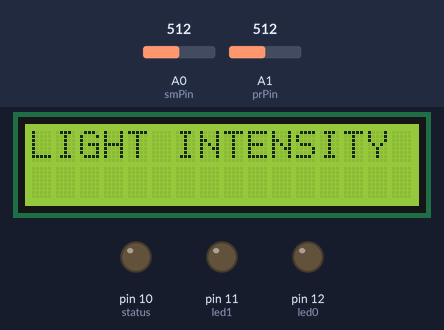
Recording of a sketch running on a simulated Arduino Uno, built with avr-gcc and run on an emulated ATmega328P. On the bench: 16×2 character LCD, output pins drawn as LEDs (lit = HIGH). The inputs (shaded band) are chosen by the test bench; at power-on: A0 (smPin) = 512, A1 (prPin) = 512.

Above: at 2.1 s.
At 12.1 s:
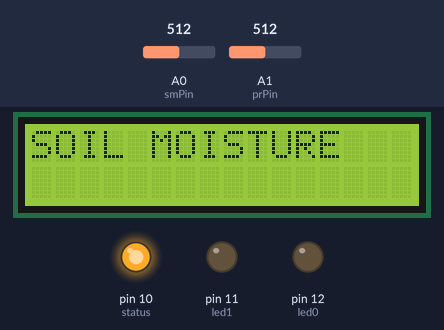
At 19.1 s:
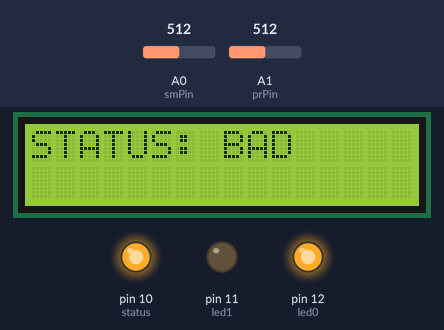
At 38.2 s:
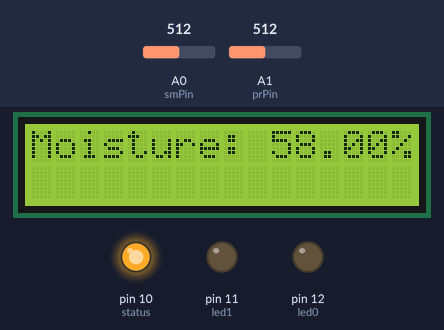
Timing chart, 0 to 39.7 s (numbered marks = the images above):
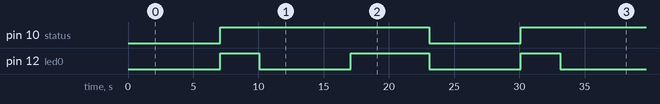

The sketch:

final_project1.ino
```cpp
//Tomato crop
//Loamy Soil -> 12.5% 27% soil moisture (ideal)
//https://support.spruceirrigation.com/knowledge-base/what-is-my-target-moisture-level/

#include <LiquidCrystal.h>
#define resistor 10000

LiquidCrystal lcd(1, 2, 4, 5, 6, 7); // Calling LCD object for related input pins

//Variables_/

//Pins
int smPin = A0;			//Analog pin connected to soil moisture sensor
const int dcPin = 13;	//Digital pin connected to DC motor
int prPin = A1;			//Analog pin connected to Photoresistor
int led0 = 12;			//Digital pin connected to red LED
int led1 = 11;			//Digital pin connected to blue LED
int status = 10;		//Digital pin connected to green LED

//Moisture Increase Parameters
long dcStart = 0;					// Motor start time;
const long moistIncreaseInt = 1000;	// Interval for moisture increase (in ms)
float percIncrease = 0.83;			// Percentage increase in moisture

//Moisture Thresholds
const float minMoisture = 12.5;   // Minimum acceptable moisture percentage
const float maxMoisture = 25;     // Maximum acceptable moisture percentage

//Threshold
const float minLux = 780.0;  //Minimum acceptable Lux

int prVal = 0; 	//Light intensity value
float perc = 0;	//Percentage value


void setup() {
  pinMode(led0, OUTPUT);	//Represents non optimal conditions
  pinMode(led1, OUTPUT);	//Represents agreeable conditions
  pinMode(status, OUTPUT);	//Represents the state of tomato plant
  lcd.begin(16, 2);			//Initialize the LCD with 16 columns and 2 rows
  pinMode(dcPin, OUTPUT);	//Set dcPin as output for controlling motor
  digitalWrite(dcPin, LOW);	//Set motor off initially
}

void loop() {
  digitalWrite(status, LOW);	//Set status LED to low
  lightIntensity();				//Call LightSensor
  soilMoisture();				//Call SoilMoisture Sensor

  //Check to see if both light and soil moisture are good...else

  if(prVal >= minLux && (perc <= maxMoisture && perc >= minMoisture)){
    lcd.print("STATUS: GOOD");	//Display message
  }
  else{
    lcd.print("STATUS: BAD");	//Display message
  }
  delay(4000);			//Hold message for 4 seconds
}


//Functions

//Monitoring Presence/Absence of Light
void lightIntensity(){
  digitalWrite(led0,LOW);					//Turn off LED 0
  digitalWrite(led1,LOW);					//Turn off LED 1
  delay(2000); 						//Delay for 2 seconds
  lcd.setCursor(0,0);
  lcd.print("LIGHT INTENSITY");				//Display message
  delay(3000); 							//Hold display for 3 seconds
  lcd.clear();							//Clear display
  prVal = analogRead(prPin);				//Read analog value from photoresistor
  lcd.setCursor(0,0);
  lcd.print("INTENSITY: "+String(prVal));	//Display intensity value on LCD
  delay(2000);					//Hold display for 2 seconds

  if(prVal >= minLux){	//If light intensity is above specified threshold
    digitalWrite(led1, HIGH);	//Turn on LED 1
    lcd.setCursor(0,1);
    lcd.print("Light? YES");	//Display Message
  }
  else{ //If light intensity is below specified threshhold
    digitalWrite(led0, HIGH);	//Turn on LED 0
    digitalWrite(status, HIGH);  //Turn on status LED
    lcd.setCursor(0,1);
    lcd.print("Light? NO");		//Display Message
    lcd.clear();			//Clear display
    lcd.setCursor(2,0);
    lcd.print("Light Source");	//Display message
    lcd.setCursor(4,1);
    lcd.print("REQUIRED");
  }
  delay(3000);	//Delay
  lcd.clear();	//Clear display
}

//Monitoring Soil Moisture
void soilMoisture(){
  digitalWrite(led0,LOW);						//Set LED0 to low
  digitalWrite(led1,LOW);						//Set LED1 to low
  delay(2000); 							//Delay for 2 seconds
  lcd.setCursor(0,0);
  lcd.print("SOIL MOISTURE");
  delay(3000); 					//Delay for 3 seconds to set moisture reading
  lcd.clear();
  perc = convertToPerc(); 						//Read soil moisture
  lcd.setCursor(0, 0);					//Set LCD cursor to position (0, 0)
  lcd.print("Moisture: " + String(perc) + "%");   //Display moisture percentage
  delay(2000); 						 //Hold message for 2 seconds
  lcd.clear();						//Clear the LCD screen

  if (perc < minMoisture) {			//Check is moisture is below min threshhold
    lcd.print("NEEDS WATER :(");	//Display Warning
    digitalWrite(led0, HIGH); 		//Turn on LED 0
    digitalWrite(status, HIGH); 	//Turn on status LED
    delay(2000);					//Hold message for 2 seconds
    increaseMoisture(perc); 		//Call function to increase moisture

    if(prVal >= minLux)
      digitalWrite(status, LOW); //Turn off status LED

    digitalWrite(led0, LOW); 		//Turn off LED 0
    digitalWrite(led1, HIGH); 		//Turn on LED 1
  }
  else if (perc > maxMoisture) { 	//Check if moisture is above max threshhold
    lcd.print("OVERSATURATED :(");	//Display Warning
    digitalWrite(dcPin, LOW);		//Turn off DC motor
    digitalWrite(led0, HIGH); 		//Turn on LED 0
    digitalWrite(status, HIGH); 		//Turn on status LED
    lcd.setCursor(0, 1);
    lcd.print("drain!!!");			//Display instructions
  }
  else {
    lcd.print("HEALTHY :)");	//Display healthy message
    digitalWrite(dcPin, LOW);	//Turn off DC motor
    digitalWrite(led1, HIGH); 	//Turn on LED1
  }
  delay(2000);	//Delay for 2 seconds
  lcd.clear();
}


//Convert Analog SOil Moisture Reading to Percentage
int convertToPerc() {
  float smVal = analogRead(smPin);
  float percentage = map(smVal, 0, 876, 0, 100);
  return percentage;
}

//Increase Moisture Content in Soil - Watering Plant
void increaseMoisture(float perc) {
  int hold = 0;		//Initialize a variable to hold time
  lcd.clear();
  lcd.print("...WATERING...");
  delay(1000);

  //Continue loop while current moisture is below maximum
  while (perc < maxMoisture ) {
    dcStart = millis() - hold; 	//Calculate motor start time at begining of each loop taking delays into account
    lcd.clear(); 				//Clear LCD screen
    lcd.setCursor(0, 0);
    lcd.print("Increasing");	//Display message
    digitalWrite(dcPin, HIGH); 	//Turn on DC motor
    delay(1000); 				//Motor runs for 1 second
    float timeElapsed = millis() - dcStart; 		//Calculate time elapsed since loop began (motor start time)
    float increaseAmount = percIncrease * (timeElapsed / moistIncreaseInt);  //Calculate moisture increase
    float newMoisture = perc + increaseAmount; 		//Calculate new moisture
    lcd.setCursor(0, 1);
    lcd.print("moisture: " + String(newMoisture) + "%"); 	//Display new moisture
    int pause = millis(); 		//Record time of message
    delay(750); 				//Holds message for 0.750 seconds
    int hold = millis()-pause; 	//Calculate delay
    perc = newMoisture; 		//Updates moisture value
  }
  digitalWrite(dcPin, LOW); //Turn off DC motor
}
```

Measured:
- by itself, pin 10 (status): LOW → HIGH at 7.1 s, → LOW 16.0 s later, → HIGH 7.0 s later
- by itself, pin 12 (led0): goes HIGH 3.0 s, LOW 7.0 s, HIGH 6.0 s, LOW 7.0 s, HIGH 3.0 s, then LOW
- what the display in image 0 shows lasts 3.0 s, from 2.1 s to 5.1 s
- what the display in image 2 shows lasts 6.0 s, from 19.1 s to 25.1 s
